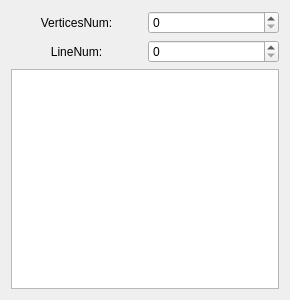
<?xml version="1.0" encoding="UTF-8"?>
<ui version="4.0">
 <class>PolylineAttritubeWidget</class>
 <widget class="QWidget" name="PolylineAttritubeWidget">
  <property name="geometry">
   <rect>
    <x>0</x>
    <y>0</y>
    <width>290</width>
    <height>300</height>
   </rect>
  </property>
  <property name="windowTitle">
   <string>Form</string>
  </property>
  <layout class="QVBoxLayout" name="verticalLayout_4">
   <item>
    <layout class="QVBoxLayout" name="verticalLayout_3">
     <item>
      <layout class="QHBoxLayout" name="horizontalLayout" stretch="1,1">
       <item>
        <layout class="QVBoxLayout" name="verticalLayout">
         <item>
          <widget class="QLabel" name="label_Vertices">
           <property name="sizePolicy">
            <sizepolicy hsizetype="Expanding" vsizetype="Preferred">
             <horstretch>0</horstretch>
             <verstretch>0</verstretch>
            </sizepolicy>
           </property>
           <property name="layoutDirection">
            <enum>Qt::LayoutDirection::LeftToRight</enum>
           </property>
           <property name="text">
            <string>VerticesNum:</string>
           </property>
           <property name="alignment">
            <set>Qt::AlignmentFlag::AlignCenter</set>
           </property>
          </widget>
         </item>
         <item>
          <widget class="QLabel" name="label_Linenum">
           <property name="sizePolicy">
            <sizepolicy hsizetype="Expanding" vsizetype="Preferred">
             <horstretch>0</horstretch>
             <verstretch>0</verstretch>
            </sizepolicy>
           </property>
           <property name="layoutDirection">
            <enum>Qt::LayoutDirection::LeftToRight</enum>
           </property>
           <property name="text">
            <string>LineNum:</string>
           </property>
           <property name="alignment">
            <set>Qt::AlignmentFlag::AlignCenter</set>
           </property>
          </widget>
         </item>
        </layout>
       </item>
       <item>
        <layout class="QVBoxLayout" name="verticalLayout_2">
         <item>
          <widget class="QSpinBox" name="spinBox_Vertices"/>
         </item>
         <item>
          <widget class="QSpinBox" name="spinBox_Linenum"/>
         </item>
        </layout>
       </item>
      </layout>
     </item>
     <item>
      <widget class="QTableWidget" name="tableWidget">
       <property name="frameShape">
        <enum>QFrame::Shape::StyledPanel</enum>
       </property>
       <property name="frameShadow">
        <enum>QFrame::Shadow::Raised</enum>
       </property>
      </widget>
     </item>
    </layout>
   </item>
  </layout>
 </widget>
 <resources/>
 <connections/>
</ui>
